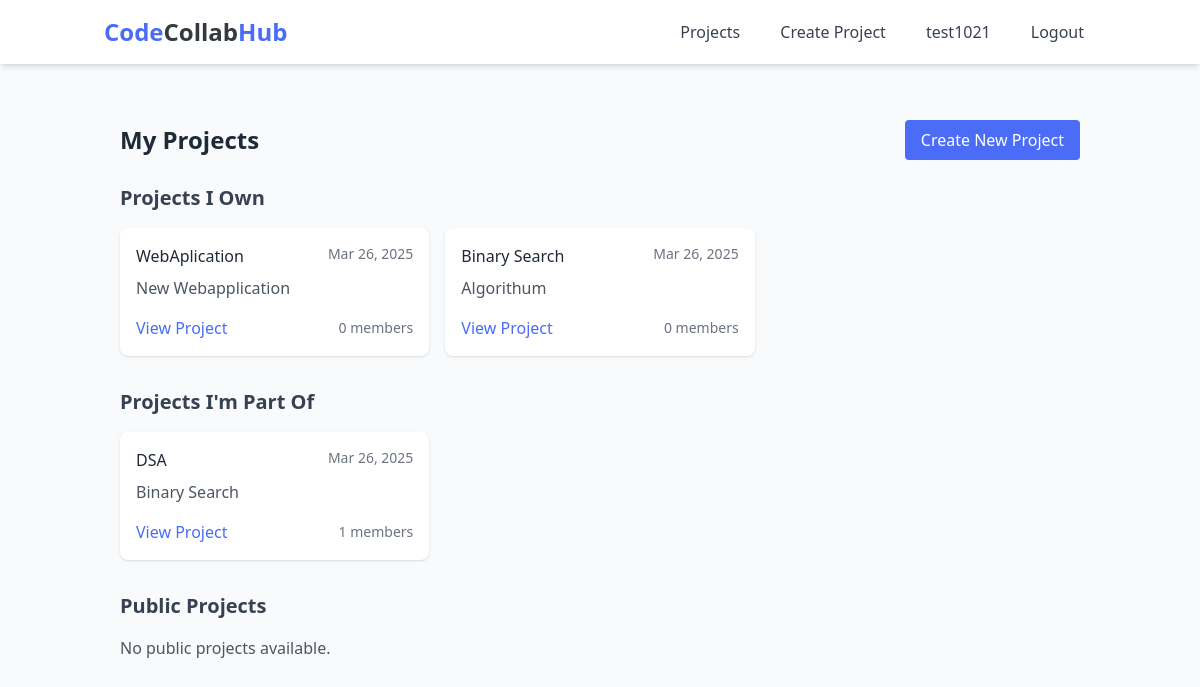
The app's page / (signed in) with its own data.
### projects/models.py (models this page shows, shortened)
class Project(models.Model):
    LANGUAGE_CHOICES = [
        ('python', 'Python'),
        ('javascript', 'JavaScript'),
        ('java', 'Java'),
        ('cpp', 'C++'),
        ('csharp', 'C#'),
        ('php', 'PHP'),
        ('ruby', 'Ruby'),
        ('html', 'HTML/CSS'),
        ('other', 'Other'),
    ]
    name = models.CharField(max_length=200)
    description = models.TextField(blank=True)
    language = models.CharField(max_length=20, choices=LANGUAGE_CHOICES, default='python')
    created_at = models.DateTimeField(default=datetime.utcnow)
    updated_at = models.DateTimeField(default=datetime.utcnow)
    owner = models.ForeignKey(User, on_delete=models.CASCADE, related_name='owned_projects')
    is_public = models.BooleanField(default=False)
    max_members = models.IntegerField(default=5, validators=[MinValueValidator(2), MaxValueValidator(20)])
    members = models.ManyToManyField(User, through='ProjectMembership', related_name='member_projects')
    class Meta:
        ordering = ['-created_at']
        unique_together = ['owner', 'name']

### projects/views.py (the view)
# urls.py: path('', views.project_list, name='project_list'),
@login_required
def project_list(request):
    owned_projects = Project.objects.filter(owner=request.user)
    member_projects = Project.objects.filter(members=request.user).exclude(owner=request.user)
    public_projects = Project.objects.filter(
        is_public=True
    ).exclude(
        owner=request.user
    ).exclude(
        members=request.user
    )
    pending_requests = ProjectRequest.objects.filter(
        project__owner=request.user,
        status='pending'
    )
    context = {
        'owned_projects': owned_projects,
        'member_projects': member_projects,
        'public_projects': public_projects,
        'pending_requests': pending_requests,
    }
    return render(request, 'projects/project_list.html', context)

### templates/projects/project_list.html (shortened to what this page needs)
{% extends 'base.html' %}
{% block content %}
<div class="container mx-auto px-4 py-8">
    <div class="flex justify-between items-center mb-6">
        <h1 class="text-2xl font-bold text-gray-800">My Projects</h1>
        <a href="{% url 'create_project' %}" class="px-4 py-2 bg-primary text-white rounded hover:bg-blue-600 transition">
            Create New Project
        </a>
    </div>
    <div class="mb-8">
        <h2 class="text-xl font-semibold text-gray-700 mb-4">Projects I Own</h2>
        <div class="grid grid-cols-1 md:grid-cols-2 lg:grid-cols-3 gap-4">
            {% for project in owned_projects %}
            <div class="bg-white p-4 rounded-lg shadow">
                <div class="flex justify-between items-start mb-2">
                    <h3 class="font-medium text-gray-800">{{ project.name }}</h3>
                    <span class="text-sm text-gray-500">{{ project.created_at|date:"M d, Y" }}</span>
                </div>
                <p class="text-gray-600 mb-4">{{ project.description|truncatewords:20 }}</p>
                <div class="flex justify-between items-center">
                    <a href="{% url 'project_detail' project.id %}" class="text-primary hover:text-blue-600 transition">
                        View Project
                    </a>
                    <span class="text-sm text-gray-500">{{ project.members.count }} members</span>
                </div>
            </div>
            {% empty %}
            <p class="text-gray-600">You haven't created any projects yet.</p>
            {% endfor %}
        </div>
    </div>
    <div class="mb-8">
        <h2 class="text-xl font-semibold text-gray-700 mb-4">Projects I'm Part Of</h2>
        <div class="grid grid-cols-1 md:grid-cols-2 lg:grid-cols-3 gap-4">
            {% for project in member_projects %}
            <div class="bg-white p-4 rounded-lg shadow">
                <div class="flex justify-between items-start mb-2">
                    <h3 class="font-medium text-gray-800">{{ project.name }}</h3>
                    <span class="text-sm text-gray-500">{{ project.created_at|date:"M d, Y" }}</span>
                </div>
                <p class="text-gray-600 mb-4">{{ project.description|truncatewords:20 }}</p>
                <div class="flex justify-between items-center">
                    <a href="{% url 'project_detail' project.id %}" class="text-primary hover:text-blue-600 transition">
                        View Project
                    </a>
                    <span class="text-sm text-gray-500">{{ project.members.count }} members</span>
                </div>
            </div>
            {% empty %}
            <p class="text-gray-600">You haven't joined any projects yet.</p>
            {% endfor %}
        </div>
    </div>
    <div>
        <h2 class="text-xl font-semibold text-gray-700 mb-4">Public Projects</h2>
        <div class="grid grid-cols-1 md:grid-cols-2 lg:grid-cols-3 gap-4">
            {% for project in public_projects %}
            <div class="bg-white p-4 rounded-lg shadow">
                <div class="flex justify-between items-start mb-2">
                    <h3 class="font-medium text-gray-800">{{ project.name }}</h3>
                    <span class="text-sm text-gray-500">{{ project.created_at|date:"M d, Y" }}</span>
                </div>
                <p class="text-gray-600 mb-4">{{ project.description|truncatewords:20 }}</p>
                <div class="flex justify-between items-center">
                    <a href="{% url 'project_detail' project.id %}" class="text-primary hover:text-blue-600 transition">
                        View Project
                    </a>
                    <span class="text-sm text-gray-500">{{ project.members.count }} members</span>
                </div>
            </div>
            {% empty %}
            <p class="text-gray-600">No public projects available.</p>
            {% endfor %}
        </div>
    </div>
</div>
{% endblock %}

### templates/base.html (shortened to what this page needs)
<!DOCTYPE html>
<html lang="en">
<head>
    <script src="https://cdn.tailwindcss.com"></script>
    <link rel="stylesheet" href="/static/css/main.css">
    <link rel="stylesheet" href="https://cdnjs.cloudflare.com/ajax/libs/codemirror/5.65.2/codemirror.min.css">
</head>
<body class="bg-gray-50 min-h-screen">
    <nav class="bg-white shadow-md">
        <div class="container mx-auto px-4 py-3">
            <div class="flex justify-between items-center">
                <a href="{% url 'project_list' %}" class="text-2xl font-bold text-primary">Code<span class="text-dark">Collab</span>Hub</a>
                <div class="flex space-x-4">
                    {% if user.is_authenticated %}
                        <a href="{% url 'project_list' %}" class="px-3 py-2 text-gray-700 hover:text-primary transition">Projects</a>
                        <a href="{% url 'create_project' %}" class="px-3 py-2 text-gray-700 hover:text-primary transition">Create Project</a>
                        <a href="{% url 'profile' %}" class="px-3 py-2 text-gray-700 hover:text-primary transition">{{ user.username }}</a>
                        <form method="post" action="{% url 'logout' %}" class="inline">
                            <button type="submit" class="px-3 py-2 text-gray-700 hover:text-primary transition cursor-pointer">Logout</button>
                        </form>
                    {% else %}
                        <a href="{% url 'login' %}" class="px-3 py-2 text-gray-700 hover:text-primary transition">Login</a>
                        <a href="{% url 'register' %}" class="px-3 py-2 text-gray-700 hover:text-primary transition">Register</a>
                    {% endif %}
                </div>
            </div>
        </div>
    </nav>
    <div class="container mx-auto px-4 py-6">
        {% block content %}{% endblock %}
    </div>
</body>
</html>

### static/css/main.css (style rules this page uses)
:root { --primary-color: #4a6cf7; --secondary-color: #6c757d; --background-color: #f8f9fa; --dark-color: #343a40; --light-color: #fff; --border-color: #dee2e6; --success-color: #28a745; --danger-color: #dc3545; --warning-color: #ffc107; --info-color: #17a2b8; }
body { font-family: 'Segoe UI', Tahoma, Geneva, Verdana, sans-serif; line-height: 1.6; color: var(--dark-color); background-color: var(--background-color); margin: 0; padding: 0; }
.container { width: 100%; max-width: 1200px; margin: 0 auto; padding: 0 15px; }

### records on screen
Project: name "WebAplication", created_at "Mar 26, 2025", description "New Webapplication", members.count "0"
Project: name "Binary Search", created_at "Mar 26, 2025", description "Algorithum", members.count "0"
Project: name "DSA", created_at "Mar 26, 2025", description "Binary Search", members.count "1"

### other values on screen
{{ user.username }} "test1021"
